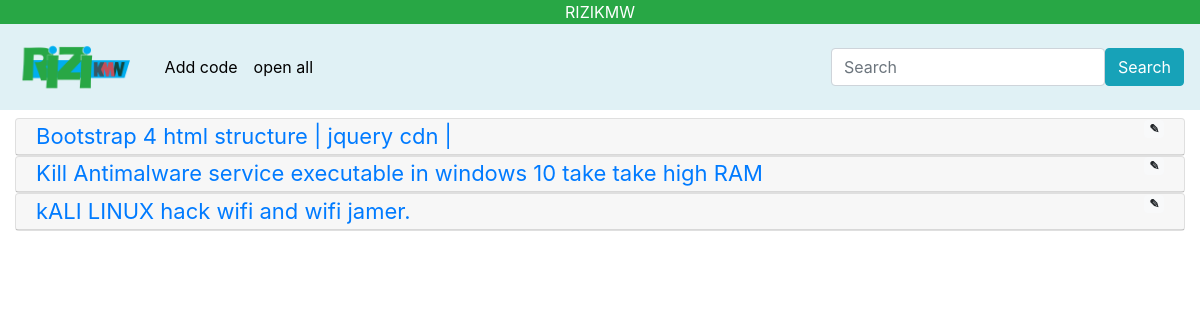
/pkdb/category_view/2, run on an earlier commit of the app's database.
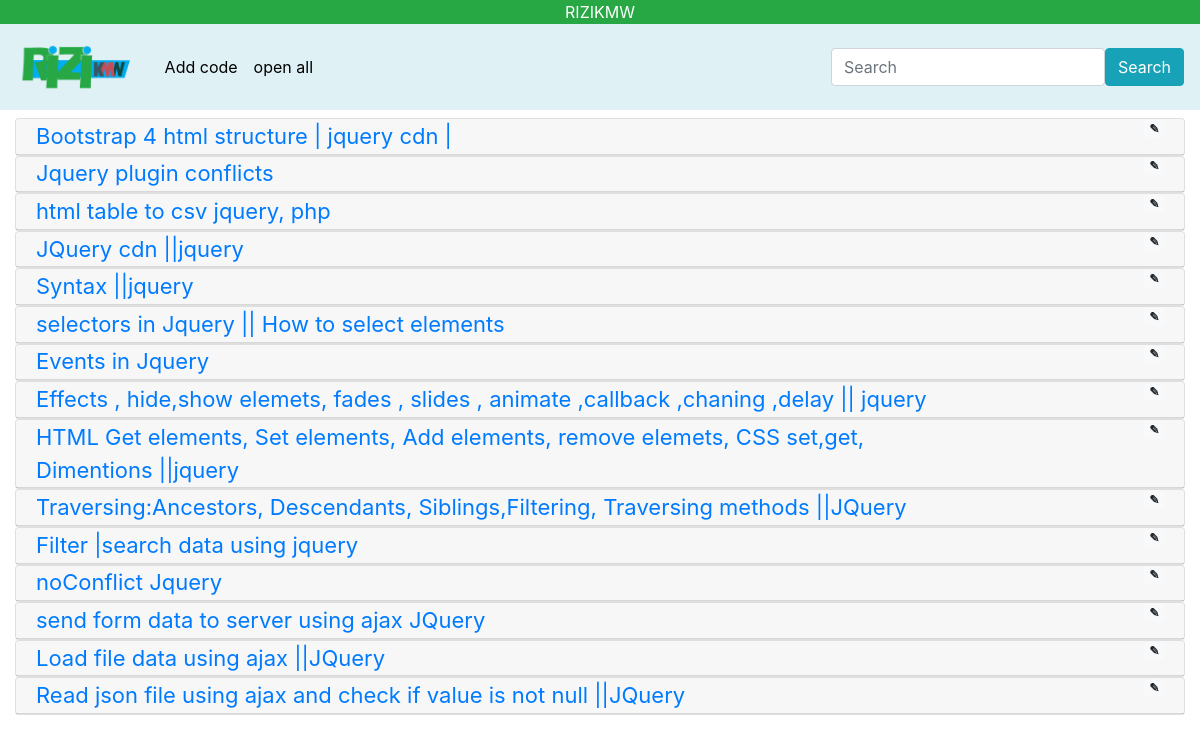
And on a later commit of the database.
### tables this page shows
CREATE TABLE `pkdb` (
  `id` int(10) NOT NULL,
  `title` varchar(2000) NOT NULL,
  `code` text NOT NULL,
  `category` int(100) DEFAULT NULL,
  `date_time` timestamp NOT NULL DEFAULT current_timestamp()
);

### application/controllers/pkdb.php (called while the page is built, shortened)
<?php
class pkdb extends CI_Controller {
	function __construct(){
        $this->load->model('upload');
        $this->load->helper('url');
        $this->load->helper('form');
        $this->load->library('session');
    }
    public function category_view($cat){
        $query=$this->db->query("SELECT * FROM categories where id=$cat ORDER BY `categories`.`id`");
        $data['categories_data']=$query->row_array();
        $query=$this->db->query("SELECT * FROM pkdb WHERE category=$cat");
        $data['code_data']=$query->result_array();
        $this->load->view('category_view',$data);
  }
}

### index.php (called while the page is built, shortened)
<?php
require_once BASEPATH.'core/CodeIgniter.php';

### application/views/category_view.php (the view, shortened to what this page needs)
<!DOCTYPE html>
<html lang="en-US">
  <head>
    <link rel="stylesheet" href="https://maxcdn.bootstrapcdn.com/bootstrap/4.3.1/css/bootstrap.min.css">
  </head>
  </head>
  <body>
    <div class="bg-success">
      <a class="" href="index.php" style="cursor: help; text-decoration: none;">
        <p class="text-white text-center headings" style="margin-bottom: 0px;">RIZIKMW</p>
      </a>
    </div>
    <nav class="navbar navbar-expand-lg navigation">
      <a class="navbar-brand" href="<?php echo base_url()?>"><img src="<?php echo base_url()?>assets/images/logo.png"  height="60px" /></a>
      <div class="collapse navbar-collapse" id="navb">
        <ul class="navbar-nav mr-auto">
          <li class="nav-item">
            <a class="nav-link" href="javascript:void(0)" data-toggle="modal" data-target="#add_code_modal">Add code</a>
          </li>
          <li class="nav-item">
            <a href="javascript:void(0)" class="nav-link" id="open_all_accordians">open all</a>
          </li>
        </ul>
        <form class="form-inline my-2 my-lg-0">
          <input class="form-control mr-s" type="text" placeholder="Search">
          <button class="btn btn-info my-2 my-sm-0" type="button">Search</button>
        </form>
      </div>
    </nav>
    <div class="container-fluid ">
          <div class="row mt-2">
            <div class="col-sm-12">
              <div id="accordion">
                <?php
                 if(!empty($code_data)){
                  foreach($code_data as $row){
                ?>
               <div class="card">
                  <div class="card-header">
                    <a class="card-link" style="display: block;display: block;float: left;width: 80%;" data-toggle="collapse" href="#id_<?php echo $row['id']?>">
                      <?php echo $row['title']?>
                    </a>
                    <span style="float:right;" class="badge badge-light edit_button" data-toggle="modal" data-target="#edit_code_modal" data-id="<?php echo $row['id'];?>" >&#9998;</span>
                  </div>
                </div>
                <?php
                    }
                  }
                ?>
              </div>
            </div>
          </div>
      </div>
  </body>
</html>

### application/views/category_view.php (style rules this page uses)
.navigation { background-color: #e0f1f5; }
.nav-link { color:black; padding-top: 0; padding-bottom: 0; }
.card-header { padding: .05rem 1.25rem; }
.card-link { font-size: 22px; }
.edit_button { cursor: pointer; }

What changed in the data, as far as the page shows it:
no longer on this page (row edited): pkdb: title "Kill Antimalware service executable in windows 10 take take high RAM"
no longer on this page (row edited): pkdb: title "kALI LINUX hack wifi and wifi jamer."
added pkdb: title "Jquery plugin conflicts"
added pkdb: title "html table to csv jquery, php"
added pkdb: title "JQuery cdn ||jquery"
added pkdb: title "Syntax ||jquery"
added pkdb: title "selectors in Jquery || How to select elements"
added pkdb: title "Events in Jquery"
added pkdb: title "Effects , hide,show elemets, fades , slides , animate ,callback ,chaning ,delay || jquery"
added pkdb: title "HTML Get elements, Set elements, Add elements, remove elemets, CSS set,get, Dimentions ||jquery"
added pkdb: title "Traversing:Ancestors, Descendants, Siblings,Filtering, Traversing methods ||JQuery"
added pkdb: title "Filter |search data using jquery"
added pkdb: title "noConflict Jquery"
added pkdb: title "send form data to server using ajax JQuery"
added pkdb: title "Load file data using ajax ||JQuery"
added pkdb: title "Read json file using ajax and check if value is not null ||JQuery"
